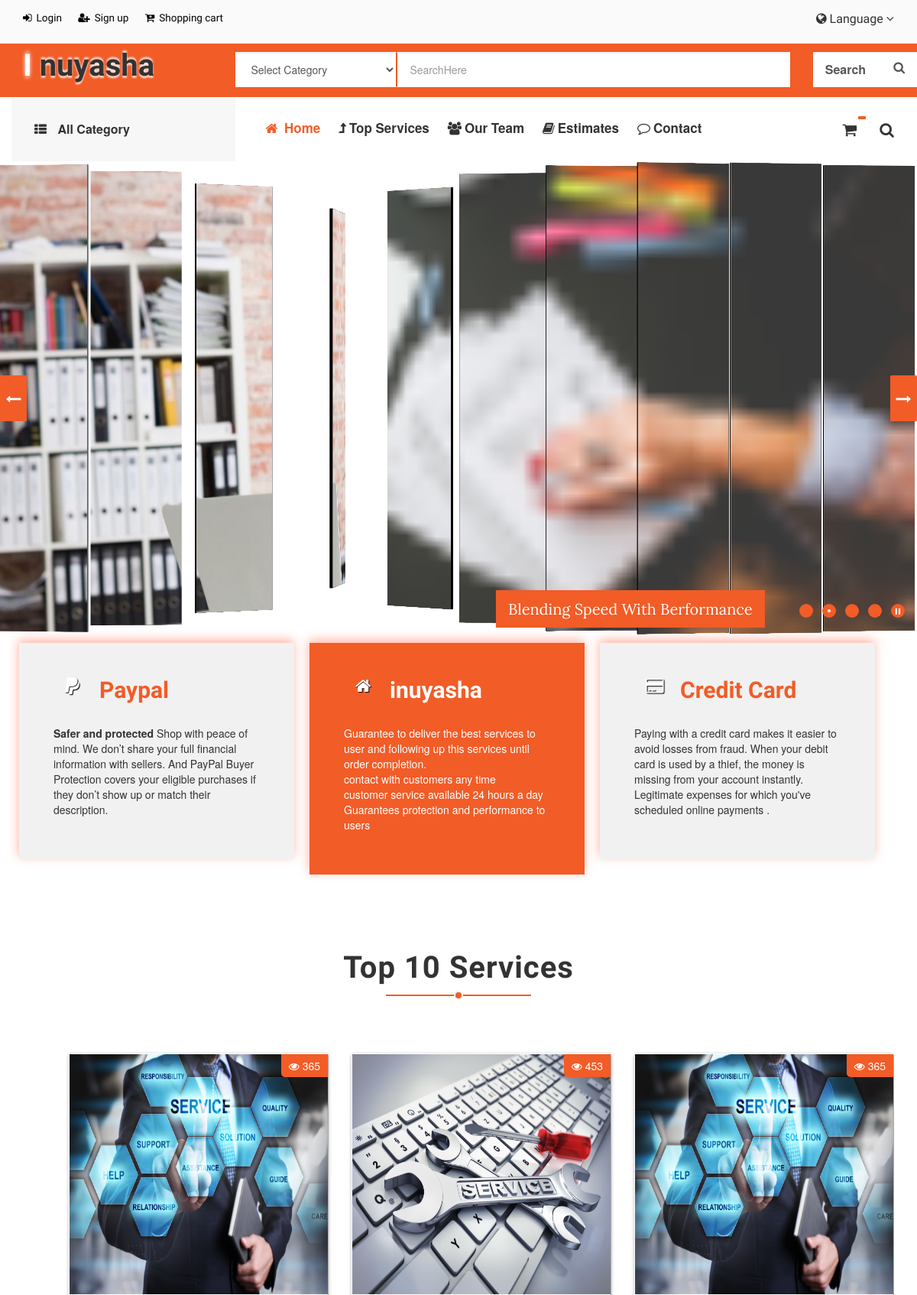
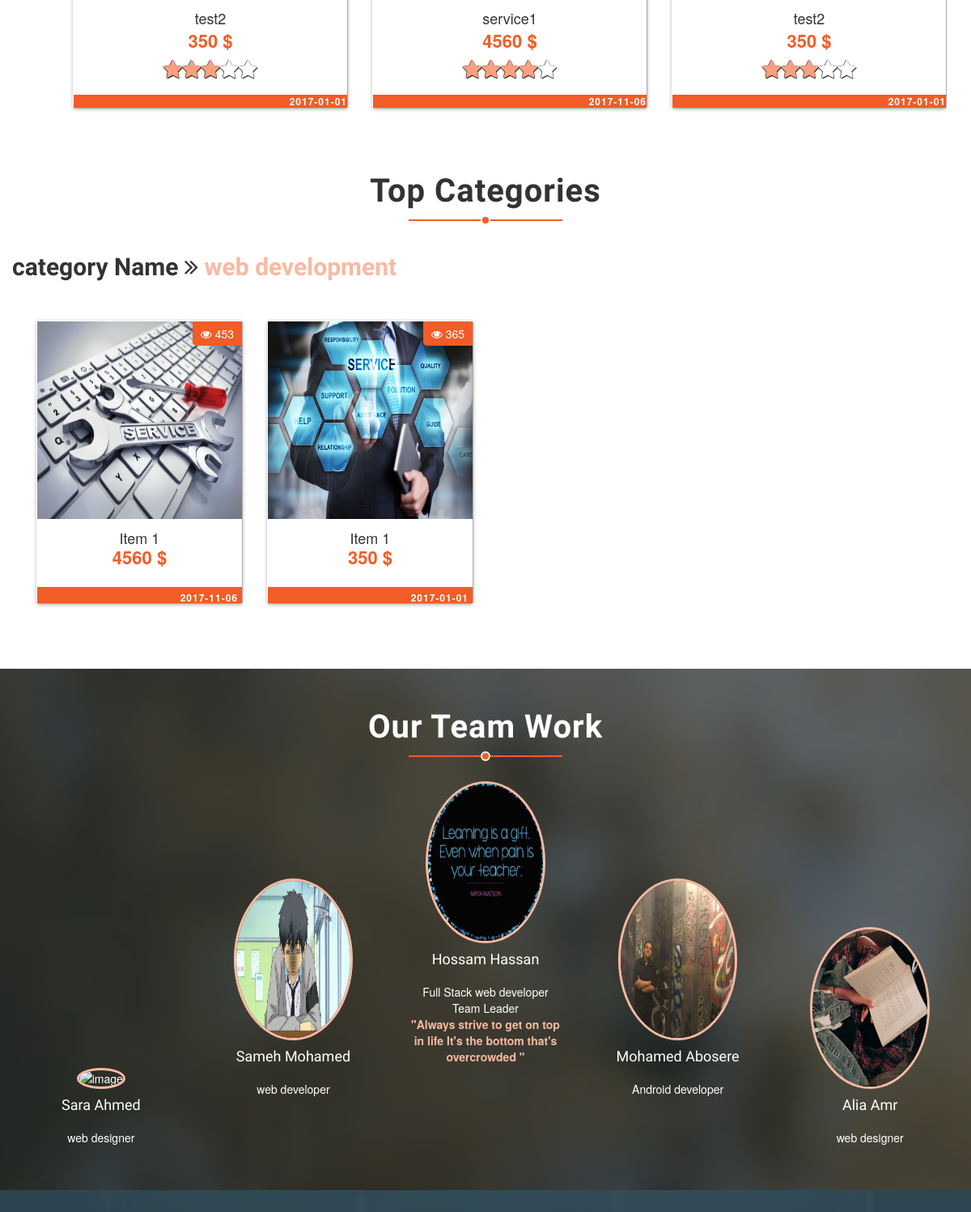
Page /FrontEnd/views/Home.php (upper part) on the committed database (2 pictures, top to bottom).
### tables this page shows
CREATE TABLE `service_image` (
  `s_id` int(11) NOT NULL,
  `image` varchar(255) NOT NULL
);

CREATE TABLE `service` (
  `s_id` int(11) NOT NULL,
  `name` varchar(255) NOT NULL,
  `view` int(10) UNSIGNED NOT NULL,
  `description` text NOT NULL,
  `status` tinyint(1) NOT NULL COMMENT ' 1 > activated , 0 > deactivated',
  `s_date` date NOT NULL COMMENT 'date of the service',
  `tags` varchar(255) NOT NULL,
  `price` float NOT NULL,
  `d_date` tinyint(3) UNSIGNED NOT NULL COMMENT 'Date of delivering service to customer',
  `c_id` int(11) NOT NULL COMMENT 'foreign key customer id',
  `cat_id` int(11) NOT NULL COMMENT 'foreign key  category id',
  `mgr_id` int(11) NOT NULL COMMENT 'foreign key  manager id'
);

CREATE TABLE `category` (
  `cat_id` int(11) NOT NULL,
  `name` varchar(255) NOT NULL,
  `ordering` int(11) NOT NULL,
  `description` text NOT NULL,
  `visible` tinyint(1) NOT NULL COMMENT '1 > visible , 0 invisible ',
  `parent` int(11) NOT NULL,
  `mgr_id` int(11) NOT NULL
);

### DashBoard[Back_End]/oop/Client.php (called while the page is built, shortened)
<?php
class Client extends Person {
    public function connect()
    {
        $this->db_connection = new Database();
    }
    public function viewTopService ($service , $option="")
    {
        return $service->viewTopService($this->db_connection , $option);
    }
    function TopCategory($category , $option="")
    {
        return $category->view_top_category($this->db_connection , $option);
    }
}

### DashBoard[Back_End]/oop/dbConfig.php (called while the page is built, shortened)
<?php
class dbConfig {
   public static $db_conn=null;
   public static function getInstance()
   {
       if(dbConfig::$db_conn==null)
       {
            $host =  "localhost" ;
            $dbname =  "freelancer_website" ;
            $user =  "root" ;
            $password =  "" ;
            $dsn = "mysql:host=".$host.";dbname=".$dbname."";
            $option = array
               (
               PDO::MYSQL_ATTR_INIT_COMMAND => 'SET NAMES utf8'
               );
            try
            {
              dbConfig::$db_conn=  new PDO($dsn, $user, $password,$option);
              dbConfig::$db_conn->setAttribute(PDO::ATTR_ERRMODE, PDO::ERRMODE_EXCEPTION);
            } catch (PDOException $ex)
            {die('Connection Failed');}
            return dbConfig::$db_conn;
       }
       else
       {
           return dbConfig::$db_conn;
       }
   }
}

### DashBoard[Back_End]/oop/Database.php (called while the page is built, shortened)
<?php
class Database {
     public $db_conn;
    public function __construct ()
    {
        $this->db_conn = dbConfig::getInstance();
        return $this->db_conn;
    }
    public function select($sql,$attribute)
    {
        $val=$this->db_conn->prepare($sql);
        $val->execute($attribute);
        $count = $val->rowCount();
        if($count>0)
        {
            return $val->fetchAll();
        }
        else
        {return 0;}
    }
}

### DashBoard[Back_End]/oop/Services.php (called while the page is built, shortened)
<?php
class Services {
  public function viewTopService($db , $option)
    {
        $sql = "SELECT s.* , `service_image`.`image` as `image` ,
                cast(sum(e.stars)/count(e.s_id) as integer) as `stars`
                FROM estimate e, service s , `service_image`
                where e.s_id=s.s_id and  s.status=1 AND s.s_id = `service_image`.`s_id` $option
                group by e.s_id order by e.stars DESC LIMIT 10 " ;
         return  $db->select($sql,NULL);
    }
}

### DashBoard[Back_End]/oop/Category.php (called while the page is built, shortened)
<?php
class Category {
    function view_top_category ($db)
    {
        $sql = " select name ,cat_id , ordering from category order by ordering desc  LIMIT 4";
        return $db->select($sql,NULL);
    }
}

### FrontEnd/views/Home.php (the view, shortened to what this page needs)
<?php
require './includes/header.php';
$TopServices = $client->viewTopService(new Services());
?>
<div id="wowslider-container1" style="margin-top: -14px;">
    <div class="ws_images">
    </div>
    <div class="ws_bullets">
        <div>
            <a href="#" title="Blending Speed With Berformance"><span><img src="data1/tooltips/b3.png" alt="Blending Speed With Berformance"/>1</span></a>
            <a href="#" title="work at Home ! No More Time Wasting"><span><img src="data1/tooltips/b5.jpg" alt="work at Home ! No More Time Wasting"/>2</span></a>
            <a href="#" title="Create your own office"><span><img src="data1/tooltips/b6.jpg" alt="Create your own office"/>3</span></a>
            <a href="#" title="Welcome in your Home"><span><img src="data1/tooltips/b4.jpg" alt="Welcome in your Home"/>4</span></a>
        </div>
    </div>
</div>
<section class="options">
    <div class="container-fluid">
        <div class="row col-xs-12">
            <div class="option1 col-xs-4">
                <div class="box1">
                    <i class="fa fa-paypal col-xs-2" aria-hidden="true"></i>
                    <h4 class="col-xs-10"> Paypal</h4>
                    <p>
                       <b>Safer and protected</b>
                       Shop with peace of mind. We don’t share your full financial information with sellers.
                       And PayPal Buyer Protection covers your eligible purchases if they don’t show up or match
                       their description.
                    </p>
                </div>
            </div>
            <div class="option2 col-xs-4">
                <div class="box2">
                    <i class="fa fa-home col-xs-2" aria-hidden="true"></i>
                    <h4 class="col-xs-10"><b><span>i</span>nuyasha</b></h4>
                    <p>
                        Guarantee to deliver the best services to user and following up this services until order completion. <br>
                        contact with customers any time <br> customer service available 24 hours a day   <br>
                        Guarantees  protection and performance to users
                    </p>
                </div>
            </div>
            <div class="option3 col-xs-4">
                <div class="box3">
                    <i class="fa fa-credit-card col-xs-2" aria-hidden="true"></i>
                    <h4 class="col-xs-10"> Credit Card</h4>
                    <p>
                    Paying with a credit card makes it easier to avoid losses from fraud.
                    When your debit card is used by a thief, the money is missing from your account instantly.
                    Legitimate expenses for which you've scheduled online payments .
                    </p>
                </div>
            </div>
        </div>
    </div>
</section>
<?php if($TopServices){ ?>
<section class="top_services" id="top_services">
    <div class="container">
        <div class="row">
            <div class="topser_text">
                <h2>Top 10 Services</h2>
            </div>
            <div class="services_container col-xs-12">
                <div class="owl-carousel owl-theme">
                    <?php
                    foreach ($TopServices as $value)
                    {
                        echo '
                        <div class="item">
                            <div class="thumbnail item-box">
                                <span class="view"><i class="fa fa-eye" aria-hidden="true"> </i> '.$value['view'].'</span>
                                <div class="overlayContainer">
                                    <img src="../Images/service_images/'.$value['image'].'" alt="item">
                                    <a href="viewService.php?ser_id='.$value['s_id'].'"><button class="btn btn-success">Show Item</button></a>
                                    <div class="overlay"></div>
                                </div>
                                <div class="caption">
                                    <h4 class="text-center">'.$value['name'].'</h4>
                                    <span class="price">'.$value['price'].' $</span>
                                    <ul class="stars">
                                    ';
                                    $stars = $value['stars'];
                                    for ($index = 1; $index<=$stars; $index++)
                                    {
                                        echo '<li><i class="fa fa-star color_star"></i></li>';
                                    }
                                    for ($stars ; $stars<5 ; $stars++)
                                    {   echo '<li><i class="fa fa-star"></i></li>';}
                                    echo '
                                    </ul>
                                    <div class="timeContainer">
                                        <span class="date">'.$value['s_date'].'</span>
                                    </div>
                                </div>
                            </div>
                        </div>
                        ';
                    }
                    ?>
                </div>
            </div>
        </div>
    </div>
</section>
<?php } ?>
<?php
if($TopCategories)
{
    echo '  <div class="ThirdSectionHeader">
                <h2>Top categories</h2>
            </div>';
    foreach ($TopCategories as $cat)
    {
        $option = 'AND s.cat_id = '.$cat['cat_id'].' ';
        $services = $TopServices = $client->viewTopService(new Services() , $option);
        if($services)
        {
            echo '
            <section class="top_category">
                <div class="container">
                    <div class="row">
                        <div class="topser_text">
                            <h2>category Name <i class="fa fa-angle-double-right" ></i> <b style="color:#f25c276e;">'.$cat['name'].'</b></h2>
                        </div>
                        <div class="services_container col-xs-12">
                        ';
                        foreach ($services as $value)
                        {
                            echo '
                                <div class="item col-xs-3">
                                    <div class="thumbnail item-box">
                                        <span class="view"><i class="fa fa-eye" aria-hidden="true"> </i> '.$value['view'].'</span>
                                        <div class="overlayContainer">
                                            <img src="../Images/service_images/'.$value['image'].'" alt="item">
                                            <a href="viewService.php?ser_id='.$value['s_id'].'" ><button class="btn btn-success">Show Item</button></a>
                                            <div class="overlay"></div>
                                        </div>
                                        <div class="caption">
                                            <h4 class="text-center">Item 1</h4>
                                            <span class="price">'.$value['price'].' $</span>
                                            <div class="timeContainer">
                                                <span class="date">'.$value['s_date'].'</span>
                                            </div>
                                        </div>
                                    </div>
                                </div>
                            ';
                        }
                        echo'
                        </div>
                    </div>
                </div>
            </section>
            ';
        }
    }
}
?>
<section class="OurTeam text-center" id="team">
    <div class="overlay">
        <div class="ThirdSectionHeader fourthSection">
            <h2>Our Team Work</h2>
        </div>
        <div class="row">
            <div class="team-unit"  style="width: 15%; display: inline-block;">
                <div class="avatar">
                    <img src="../Images/team_work/p1.png" alt="image" class="img-circle">
                    <h4>Sara Ahmed</h4>
                    <p>
                        web designer
                    </p>
                </div>
            </div>
            <div class="team-unit" style="width: 15%; display: inline-block;">
                <div class="avatar">
                    <img src="../Images/team_work/p2.png" alt="image" class="img-circle">
                     <h4>Sameh Mohamed</h4>
                     <p>
                        web developer
                        <br><br><br><br>
                    </p>
                </div>
            </div>
            <div class="team-unit" style="width: 15%;display: inline-block;margin-top: -35px;">
                <div class="avatar" style="margin-top: -20px;">
                    <img src="../Images/team_work/p3.jpg" alt="image" class="img-circle">
                    <h4>Hossam Hassan</h4>
                    <p>
                        Full Stack web developer <br>
                        Team Leader <br>
                        <b class="quotes">"Always strive to get on top in life It's the bottom that's overcrowded " </b>
                        <br><br><br><br><br><br>
                    </p>
                </div>
            </div>
            <div class="team-unit" style="width: 15%;display: inline-block;">
                <div class="avatar">
                    <img src="../Images/team_work/p4.png" alt="image" class="img-circle">
                     <h4>Mohamed Abosere</h4>
                    <p>
                        Android developer
                        <br><br><br><br>
                    </p>
                </div>
            </div>
            <div class="team-unit" style="width: 15%; display: inline-block;">
                <div class="avatar">
                    <img src="../Images/team_work/p5.png" alt="image" class="img-circle">
                     <h4>Alia Amr</h4>
                    <p>
                        web designer
                    </p>
                </div>
            </div>
        </div>
    </div>
</section>
<section class="testimonium text-center" id="estimate">
</section>
<?php
include './includes/footer.php';

### FrontEnd/views/engine1/style.css (style rules this page uses)
#wowslider-container1 { display: table; zoom: 1; position: relative; width: 100%; max-width: 100%; max-height:600px; margin:0px auto 0px; z-index:90; text-align:left; font-size: 10px; text-shadow: none; -webkit-box-sizing: content-box; -moz-box-sizing: content-box; box-sizing: content-box; }
#wowslider-container1 .ws_images { position: relative; left:0; top:0; height:100%; max-height:600px; max-width: 100%; vertical-align: top; border:none; overflow: hidden; }
#wowslider-container1 a { text-decoration: none; outline: none; border: none; }
#wowslider-container1 .ws_bullets { float: left; position:absolute; z-index:70; }
#wowslider-container1 .ws_bullets div { position:relative; float:left; font-size: 0px; }
#wowslider-container1 .ws_bullets a { line-height: 0; }
#wowslider-container1 .ws_bullets { padding: 0px; max-width: 40%; text-align: right; }
#wowslider-container1 .ws_bullets a { position:relative; display: inline-block; width: 0; margin: 3px 6px; padding: 9px; }
#wowslider-container1 .ws_bullets a > span { position:absolute; display: block; top:0; right: 0; height:100%; width:100%; border-radius: 50%; background: #f25c27; }
#wowslider-container1 .ws_bullets a.ws_overbull > span:after, #wowslider-container1 .ws_bullets a.ws_selbull > span:after { content: ''; position: absolute; top: 7px; left: 7px; background: #fff; width: 4px; height: 4px; border-radius: 50%; }
#wowslider-container1 .ws_bullets { bottom:1em; right: 1em; margin-right: 30px; }

### FrontEnd/style/css/web_site_contact.css (style rules this page uses)
.options { margin-top: 10px; text-align: center'' }

### rows in the picture
service_image: s.view "453", image (picture), s.name "service1", s.price "4560", s.s_date "2017-11-06"
service_image: s.view "365", image (picture), s.name "test2", s.price "350", s.s_date "2017-01-01"
category: name "web development"
